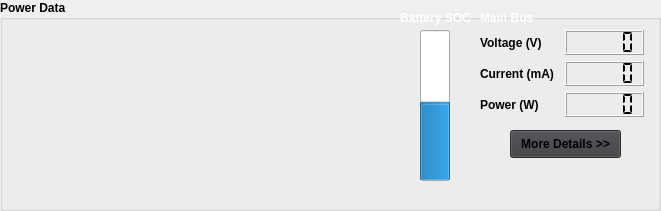
   <widget class="QGroupBox" name="groupBox_3">
    <property name="geometry">
     <rect>
      <x>10</x>
      <y>160</y>
      <width>661</width>
      <height>211</height>
     </rect>
    </property>
    <property name="font">
     <font>
      <weight>75</weight>
      <bold>true</bold>
     </font>
    </property>
    <property name="title">
     <string>Power Data</string>
    </property>
    <widget class="QCustomPlot" name="graph_temp" native="true">
     <property name="geometry">
      <rect>
       <x>10</x>
       <y>30</y>
       <width>371</width>
       <height>161</height>
      </rect>
     </property>
     <property name="styleSheet">
      <string notr="true"/>
     </property>
    </widget>
    <widget class="QPushButton" name="pushButton">
     <property name="geometry">
      <rect>
       <x>510</x>
       <y>130</y>
       <width>111</width>
       <height>28</height>
      </rect>
     </property>
     <property name="styleSheet">
      <string notr="true">QPushButton{ background-color: rgb(60, 59, 63) }
QPushButton:focus{ background-color: grey; }
QPushButton:hover{ background-color: grey; }
</string>
     </property>
     <property name="text">
      <string>More Details &gt;&gt;</string>
     </property>
    </widget>
    <widget class="QProgressBar" name="batterybar">
     <property name="geometry">
      <rect>
       <x>420</x>
       <y>30</y>
       <width>30</width>
       <height>151</height>
      </rect>
     </property>
     <property name="styleSheet">
      <string notr="true"/>
     </property>
     <property name="value">
      <number>50</number>
     </property>
     <property name="textVisible">
      <bool>false</bool>
     </property>
     <property name="orientation">
      <enum>Qt::Vertical</enum>
     </property>
    </widget>
    <widget class="QLabel" name="label_26">
     <property name="geometry">
      <rect>
       <x>400</x>
       <y>10</y>
       <width>71</width>
       <height>16</height>
      </rect>
     </property>
     <property name="font">
      <font>
       <weight>75</weight>
       <bold>true</bold>
      </font>
     </property>
     <property name="styleSheet">
      <string notr="true">color: rgb(255, 255, 255);</string>
     </property>
     <property name="text">
      <string>Battery SOC</string>
     </property>
     <property name="alignment">
      <set>Qt::AlignCenter</set>
     </property>
    </widget>
    <widget class="QLabel" name="label_27">
     <property name="geometry">
      <rect>
       <x>480</x>
       <y>10</y>
       <width>55</width>
       <height>16</height>
      </rect>
     </property>
     <property name="font">
      <font>
       <weight>75</weight>
       <bold>true</bold>
      </font>
     </property>
     <property name="styleSheet">
      <string notr="true">color: rgb(255, 255, 255);</string>
     </property>
     <property name="text">
      <string>Main Bus</string>
     </property>
    </widget>
    <widget class="QWidget" name="layoutWidget">
     <property name="geometry">
      <rect>
       <x>480</x>
       <y>30</y>
       <width>164</width>
       <height>87</height>
      </rect>
     </property>
     <layout class="QHBoxLayout" name="horizontalLayout_26">
      <item>
       <layout class="QVBoxLayout" name="verticalLayout_11">
        <item>
         <widget class="QLabel" name="label">
          <property name="font">
           <font>
            <weight>75</weight>
            <bold>true</bold>
           </font>
          </property>
          <property name="layoutDirection">
           <enum>Qt::LeftToRight</enum>
          </property>
          <property name="text">
           <string>Voltage (V)</string>
          </property>
         </widget>
        </item>
        <item>
         <widget class="QLabel" name="label_2">
          <property name="font">
           <font>
            <weight>75</weight>
            <bold>true</bold>
           </font>
          </property>
          <property name="text">
           <string>Current (mA)</string>
          </property>
         </widget>
        </item>
        <item>
         <widget class="QLabel" name="label_3">
          <property name="font">
           <font>
            <weight>75</weight>
            <bold>true</bold>
           </font>
          </property>
          <property name="whatsThis">
           <string>&lt;html&gt;&lt;head/&gt;&lt;body&gt;&lt;p align=&quot;center&quot;&gt;&lt;br/&gt;&lt;/p&gt;&lt;/body&gt;&lt;/html&gt;</string>
          </property>
          <property name="text">
           <string>Power (W)</string>
          </property>
         </widget>
        </item>
       </layout>
      </item>
      <item>
       <layout class="QVBoxLayout" name="verticalLayout_10">
        <item>
         <widget class="QLCDNumber" name="lcdVoltage">
          <property name="styleSheet">
           <string notr="true"/>
          </property>
          <property name="lineWidth">
           <number>1</number>
          </property>
          <property name="segmentStyle">
           <enum>QLCDNumber::Flat</enum>
          </property>
         </widget>
        </item>
        <item>
         <widget class="QLCDNumber" name="lcdCurrent">
          <property name="segmentStyle">
           <enum>QLCDNumber::Flat</enum>
          </property>
         </widget>
        </item>
        <item>
         <widget class="QLCDNumber" name="lcdPower">
          <property name="segmentStyle">
           <enum>QLCDNumber::Flat</enum>
          </property>
         </widget>
        </item>
       </layout>
      </item>
     </layout>
    </widget>
    <widget class="QLabel" name="battsoc_txt">
     <property name="geometry">
      <rect>
       <x>420</x>
       <y>178</y>
       <width>31</width>
       <height>20</height>
      </rect>
     </property>
     <property name="text">
      <string/>
     </property>
     <property name="alignment">
      <set>Qt::AlignCenter</set>
     </property>
    </widget>
   </widget>
